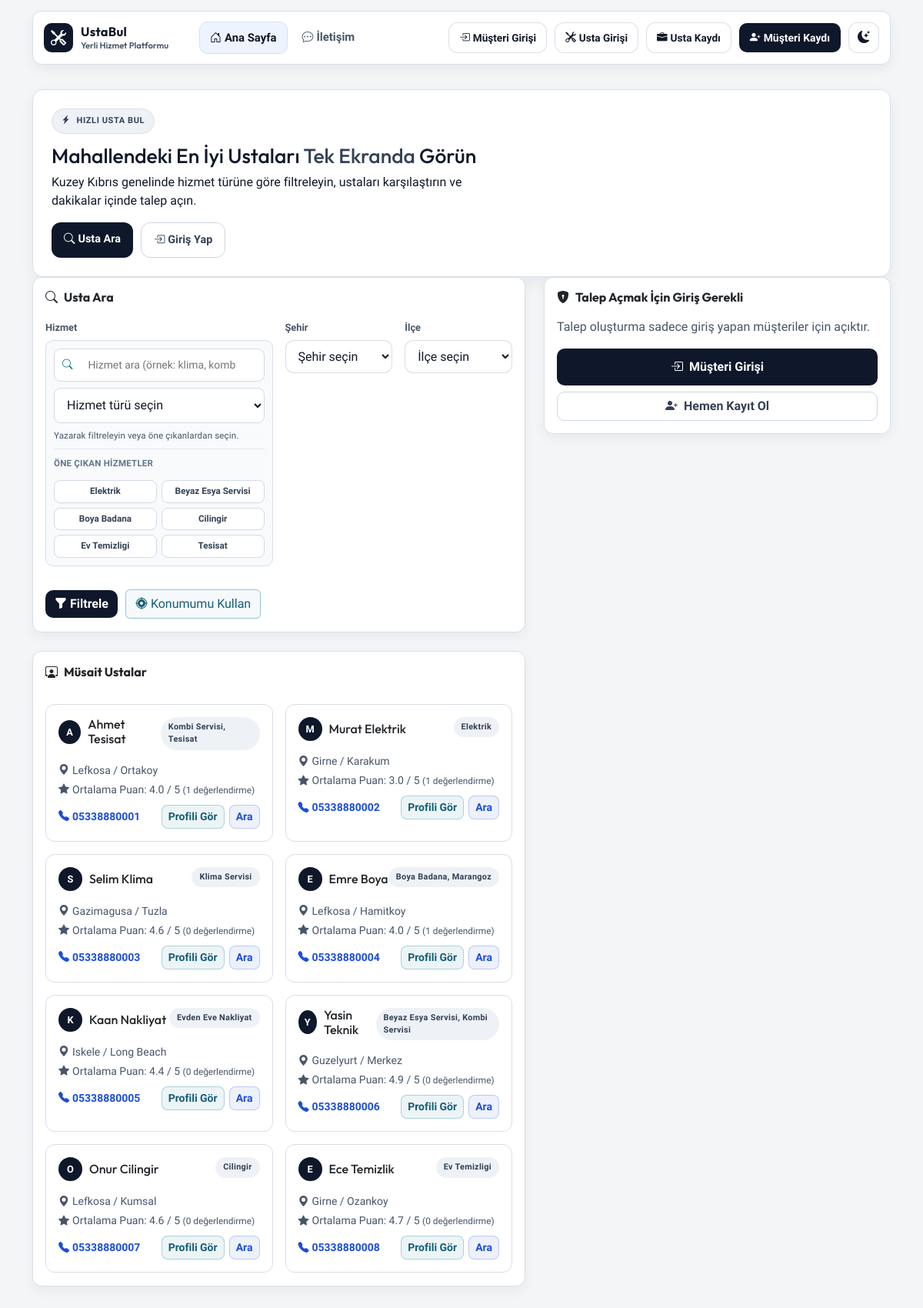
The page / on the database its author committed.
### Myapp/models.py (models this page shows, shortened)
class ServiceType(models.Model):
    name = models.CharField(max_length=80, unique=True)
    slug = models.SlugField(unique=True)
    class Meta:
        ordering = ["name"]
    def __str__(self):
        return self.name

class Provider(models.Model):
    user = models.OneToOneField(
        User,
        on_delete=models.SET_NULL,
        null=True,
        blank=True,
        related_name="provider_profile",
    )
    full_name = models.CharField(max_length=120)
    service_types = models.ManyToManyField(ServiceType, related_name="providers", blank=True)
    city = models.CharField(max_length=80)
    district = models.CharField(max_length=80)
    phone = models.CharField(max_length=20)
    latitude = models.DecimalField(max_digits=9, decimal_places=6, null=True, blank=True)
    longitude = models.DecimalField(max_digits=9, decimal_places=6, null=True, blank=True)
    rating = models.DecimalField(max_digits=2, decimal_places=1, default=5.0)
    is_available = models.BooleanField(default=True)
    description = models.TextField(blank=True)
    created_at = models.DateTimeField(auto_now_add=True)
    class Meta:
        ordering = ["-is_available", "-rating", "full_name"]

### Myapp/views.py (the view)
# urls.py: path('', views.index, name='index'),
@never_cache
@ensure_csrf_cookie
def index(request):
    refresh_offer_lifecycle()
    is_provider_user = bool(get_provider_for_user(request.user)) if request.user.is_authenticated else False
    search_form = ServiceSearchForm(request.GET or None)
    providers_qs = (
        Provider.objects.filter(is_available=True)
        .prefetch_related("service_types")
        .annotate(ratings_count=Count("ratings", distinct=True))
    )
    location_used = False
    if search_form.is_valid():
        service_type = search_form.cleaned_data.get("service_type")
        city = (search_form.cleaned_data.get("city") or "").strip()
        district = (search_form.cleaned_data.get("district") or "").strip()
        user_latitude = search_form.cleaned_data.get("latitude")
        user_longitude = search_form.cleaned_data.get("longitude")
        if service_type:
            providers_qs = providers_qs.filter(service_types=service_type)
        if city:
            providers_qs = providers_qs.filter(city__icontains=city)
        if district and district != ANY_DISTRICT_VALUE:
            providers_qs = providers_qs.filter(district__icontains=district)
        providers_qs = providers_qs.annotate(
            avg_quote=Avg("offers__quote_amount", filter=get_provider_avg_quote_filter(service_type))
        )
        providers = list(providers_qs[:100])
        if user_latitude is not None and user_longitude is not None:
            location_used = True
            for provider in providers:
                if provider.latitude is not None and provider.longitude is not None:
                    provider.distance_km = round(
                        haversine_km(
                            float(user_latitude),
                            float(user_longitude),
                            float(provider.latitude),
                            float(provider.longitude),
                        ),
                        1,
                    )
                else:
                    provider.distance_km = None
            providers.sort(
                key=lambda p: (
                    p.distance_km is None,
                    p.distance_km if p.distance_km is not None else 10**9,
                    -float(p.rating),
                )
            )
        else:
            for provider in providers:
                provider.distance_km = None
    else:
        providers = list(providers_qs[:12])
        for provider in providers:
            provider.distance_km = None
    request_form = ServiceRequestForm(initial=build_request_form_initial(request))
    context = {
        "search_form": search_form,
        "request_form": request_form,
        "providers": providers[:12],
        "location_used": location_used,
        "city_district_map_json": get_city_district_map_json(),
        "is_provider_user": is_provider_user,
        "popular_service_types": get_popular_service_types(),
    }
    return render(request, "Myapp/index.html", context)

### Myapp/forms.py (shortened to what this page needs)
class ServiceSearchForm(forms.Form):
    service_type = forms.ModelChoiceField(
        queryset=ServiceType.objects.all(),
        empty_label="Hizmet türü seçin",
        required=False,
        label="Hizmet",
    )
    city = forms.ChoiceField(choices=[("", "Şehir seçin")] + NC_CITY_CHOICES, required=False, label="Şehir")
    district = forms.ChoiceField(choices=DISTRICT_CHOICES_WITH_ANY, required=False, label="İlçe")
    latitude = forms.FloatField(required=False, widget=forms.HiddenInput())
    longitude = forms.FloatField(required=False, widget=forms.HiddenInput())

class ServiceRequestForm(forms.ModelForm):
    city = forms.ChoiceField(choices=[("", "Şehir seçin")] + NC_CITY_CHOICES, label="Şehir")
    district = forms.ChoiceField(choices=DISTRICT_CHOICES_WITH_ANY, label="İlçe")
    class Meta:
        model = ServiceRequest
        fields = ["customer_name", "customer_phone", "service_type", "city", "district", "details"]
        labels = {
            "customer_name": "Ad Soyad",
            "customer_phone": "Telefon",
            "service_type": "İstenen Hizmet",
            "city": "Şehir",
            "district": "İlçe",
            "details": "Arıza/İş Detayı",
        }
        widgets = {
            "customer_phone": forms.TextInput(attrs=phone_widget_attrs()),
            "details": forms.Textarea(attrs={"rows": 4}),
        }
    def __init__(self, *args, **kwargs):
        super().__init__(*args, **kwargs)
        self.fields["customer_phone"].help_text = PHONE_HELP_TEXT

### Myapp/views.py (called while the page is built, shortened)
def build_request_form_initial(request):
    if not request.user.is_authenticated:
        return {}

def get_city_district_map_json():
    return json.dumps(NC_CITY_DISTRICT_MAP)

def get_popular_service_types(limit=6):
    return list(
        ServiceType.objects.annotate(request_count=Count("requests", distinct=True))
        .order_by("-request_count", "name")[:limit]
    )

def get_offer_expiry_minutes():
    return max(1, int(getattr(settings, "OFFER_EXPIRY_MINUTES", 180)))

def get_offer_reminder_minutes():
    return max(1, int(getattr(settings, "OFFER_REMINDER_MINUTES", 60)))

### Myapp/templates/Myapp/index.html (shortened to what this page needs)
{% extends "base.html" %}
{% block content %}
<section class="hero-spotlight reveal-up">
  <div class="hero-layout">
    <div class="hero-copy">
      <span class="hero-badge"><i class="bi bi-lightning-charge-fill"></i>HIZLI USTA BUL</span>
      <h1>Mahallendeki En İyi Ustaları <span>Tek Ekranda</span> Görün</h1>
      <p>Kuzey Kıbrıs genelinde hizmet türüne göre filtreleyin, ustaları karşılaştırın ve dakikalar içinde talep açın.</p>
      <div class="hero-actions">
        <a class="btn hero-btn hero-btn-solid" href="#search-panel"><i class="bi bi-search me-1"></i>Usta Ara</a>
        {% if request.user.is_authenticated and not is_provider_user %}
          <a class="btn hero-btn hero-btn-outline" href="#talep-form"><i class="bi bi-send-check me-1"></i>Talep Aç</a>
        {% else %}
          <a class="btn hero-btn hero-btn-outline" href="{% url 'customer_login' %}"><i class="bi bi-box-arrow-in-right me-1"></i>Giriş Yap</a>
        {% endif %}
      </div>
    </div>
  </div>
</section>
<section class="row g-4 align-items-start">
  <div class="col-xl-7">
    <div class="card panel-card shadow-sm reveal-up delay-1" id="search-panel">
      <div class="card-body">
        <h2 class="h5 mb-3 section-title"><i class="bi bi-search me-2"></i>Usta Ara</h2>
        <form method="get" class="row g-3 search-form" id="search-form">
          <div class="col-lg-6">
            <label class="form-label">{{ search_form.service_type.label }}</label>
            <div class="service-picker">
              <div class="service-filter-shell">
                <i class="bi bi-search"></i>
                <input
                  type="search"
                  class="service-filter-input"
                  data-service-type-filter
                  placeholder="Hizmet ara (örnek: klima, kombi, elektrik)"
                  autocomplete="off"
                >
              </div>
              {{ search_form.service_type }}
              <p class="service-picker-note mb-0">Yazarak filtreleyin veya öne çıkanlardan seçin.</p>
              {% if popular_service_types %}
                <div class="quick-service-wrap">
                  <span class="quick-service-label">Öne Çıkan Hizmetler</span>
                  <div class="quick-service-list">
                    {% for service_type in popular_service_types %}
                      <button type="button" class="quick-service-btn" data-service-choice="{{ service_type.id }}">
                        {{ service_type.name }}
                      </button>
                    {% endfor %}
                  </div>
                </div>
              {% endif %}
            </div>
          </div>
          <div class="col-lg-3">
            <label class="form-label">{{ search_form.city.label }}</label>
            {{ search_form.city }}
          </div>
          <div class="col-lg-3">
            <label class="form-label">{{ search_form.district.label }}</label>
            {{ search_form.district }}
          </div>
          <div class="col-12 form-toolbar">
            <button type="submit" class="btn btn-primary btn-main"><i class="bi bi-funnel-fill me-1"></i>Filtrele</button>
            <button type="button" class="btn btn-outline-success btn-location" id="use-location-btn"><i class="bi bi-crosshair2 me-1"></i>Konumumu Kullan</button>
          </div>
        </form>
      </div>
    </div>
    <div class="card panel-card shadow-sm mt-4 reveal-up delay-2">
      <div class="card-body">
        <div class="d-flex align-items-center justify-content-between flex-wrap gap-2 mb-3">
          <h2 class="h5 mb-0 section-title"><i class="bi bi-person-workspace me-2"></i>Müsait Ustalar</h2>
        </div>
        {% if providers %}
          <div class="row g-3 provider-grid">
            {% for provider in providers %}
              <div class="col-md-6 col-xl-6">
                <article class="provider-card p-3 h-100">
                  <div class="d-flex align-items-start justify-content-between mb-3">
                    <div class="provider-head">
                      <span class="avatar-dot">{{ provider.full_name|slice:":1"|upper }}</span>
                      <h3 class="h6 mb-0">{{ provider.full_name }}</h3>
                    </div>
                    <span class="pill">
                      {% for service in provider.service_types.all %}
                        {{ service.name }}{% if not forloop.last %}, {% endif %}
                      {% empty %}
                        Hizmet belirtilmedi
                      {% endfor %}
                    </span>
                  </div>
                  <p class="small mb-1 provider-location"><i class="bi bi-geo-alt-fill me-1"></i>{{ provider.city }} / {{ provider.district }}</p>
                  <p class="small mb-1 provider-rating">
                    <i class="bi bi-star-fill me-1"></i>Ortalama Puan: {{ provider.rating }} / 5
                    <span class="rating-count">({{ provider.ratings_count }} değerlendirme)</span>
                  </p>
                  <div class="provider-bottom">
                    <p class="small mb-0 provider-phone"><i class="bi bi-telephone-fill me-1"></i><strong>{{ provider.phone }}</strong></p>
                    <div class="provider-actions">
                      <a href="{% url 'provider_detail' provider.id %}" class="btn btn-sm provider-profile-btn">Profili Gör</a>
                      <a href="tel:{{ provider.phone }}" class="btn btn-sm provider-call-btn">Ara</a>
                    </div>
                  </div>
                </article>
              </div>
            {% endfor %}
          </div>
        {% else %}
          <p class="mb-0">Kriterlere uygun usta bulunamadı.</p>
        {% endif %}
      </div>
    </div>
  </div>
  <div class="col-xl-5">
    {% if not request.user.is_authenticated %}
      <div class="card panel-card shadow-sm sticky-form reveal-up delay-3 auth-gate-card" id="talep-form">
        <div class="card-body">
          <h2 class="h5 mb-3 section-title"><i class="bi bi-shield-lock-fill me-2"></i>Talep Açmak İçin Giriş Gerekli</h2>
          <p class="mb-3 auth-gate-note">Talep oluşturma sadece giriş yapan müşteriler için açıktır.</p>
          <div class="d-grid gap-2">
            <a href="{% url 'customer_login' %}" class="btn btn-main-dark w-100 auth-gate-login-btn">
              <i class="bi bi-box-arrow-in-right me-2"></i>Müşteri Girişi
            </a>
            <a href="{% url 'customer_signup' %}" class="btn w-100 auth-gate-signup-btn">
              <i class="bi bi-person-plus-fill me-2"></i>Hemen Kayıt Ol
            </a>
          </div>
        </div>
      </div>
    {% endif %}
  </div>
</section>
{% endblock %}

### rows shown on the page
ServiceType: name "Elektrik"
ServiceType: name "Beyaz Esya Servisi"
ServiceType: name "Boya Badana"
ServiceType: name "Cilingir"
ServiceType: name "Ev Temizligi"
ServiceType: name "Tesisat"
Provider: full_name "A", full_name "Ahmet Tesisat", city "Lefkosa", district "Ortakoy", rating "4.0", ratings_count "1", phone "05338880001"
ServiceType: name "Kombi Servisi"
Provider: full_name "M", full_name "Murat Elektrik", city "Girne", district "Karakum", rating "3.0", ratings_count "1", phone "05338880002"
Provider: full_name "S", full_name "Selim Klima", city "Gazimagusa", district "Tuzla", rating "4.6", ratings_count "0", phone "05338880003"
ServiceType: name "Klima Servisi"
Provider: full_name "E", full_name "Emre Boya", city "Lefkosa", district "Hamitkoy", rating "4.0", ratings_count "1", phone "05338880004"
ServiceType: name "Marangoz"
Provider: full_name "K", full_name "Kaan Nakliyat", city "Iskele", district "Long Beach", rating "4.4", ratings_count "0", phone "05338880005"
ServiceType: name "Evden Eve Nakliyat"
Provider: full_name "Y", full_name "Yasin Teknik", city "Guzelyurt", district "Merkez", rating "4.9", ratings_count "0", phone "05338880006"
Provider: full_name "O", full_name "Onur Cilingir", city "Lefkosa", district "Kumsal", rating "4.6", ratings_count "0", phone "05338880007"
Provider: full_name "E", full_name "Ece Temizlik", city "Girne", district "Ozankoy", rating "4.7", ratings_count "0", phone "05338880008"

### other values the page prints
{{ search_form.service_type.label }} "Hizmet"
{{ search_form.city.label }} "Şehir"
{{ search_form.district.label }} "İlçe"
